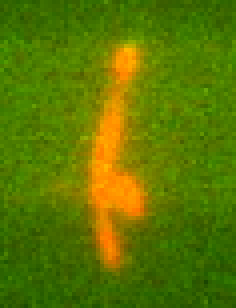
#> input picture media/template_1.png, 59 x 77 px (shown 4 times larger)
$ python -i main.py   (imports and definitions only)
#> lines starting #> are read from the running program, lines starting #| are printed output that depends on the picture
import glob
import re
import cv2
import os
import shutil


VIDEOPATH = "media/video/video.avi"
IMAGEPATH = "media/image/"
TEMPLATEPATH = "template_2.png"
RESULTPATH = "result_2.png"


# [20 lines left out: function save_frames, not called in this run]


def do_grayscale(image_path):
    """
    画像をグレースケール化
    """
#> called with image_path = 'media/template_1.png'
    img = cv2.imread(image_path)
#> img is the input picture: shape (77, 59, 3); mean B, G, R 0, 119.1, 91.6
    gray = cv2.cvtColor(img, cv2.COLOR_RGB2GRAY)
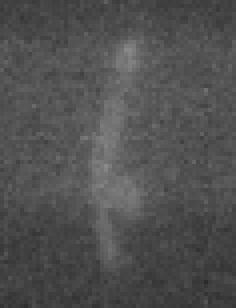
#> gray: shape (77, 59) (shown 4 times larger); min 43, max 138, mean 80.4
    save_image(image_path, "2_gray", gray)


# [49 lines left out: functions do_binarization, do_backgroundsub, do_template_matching, draw_rectangle, not called in this run]

def save_image(img_path, dir, img):
    """
    画像を保存する
    img_path : 画像のパス
    dir : ディレクトリ名
    img : 画像データ
    """
    file_name = img_path.replace("\\","/").split(".")[0].split("/")[-1]
    cv2.imwrite("{}{}/{}.{}".format(IMAGEPATH, dir, file_name,"png"), img)

# [6 lines left out: function remove_image, not called in this run]


# [26 lines not run here, left out]

>>> result = do_grayscale('media/template_1.png')
